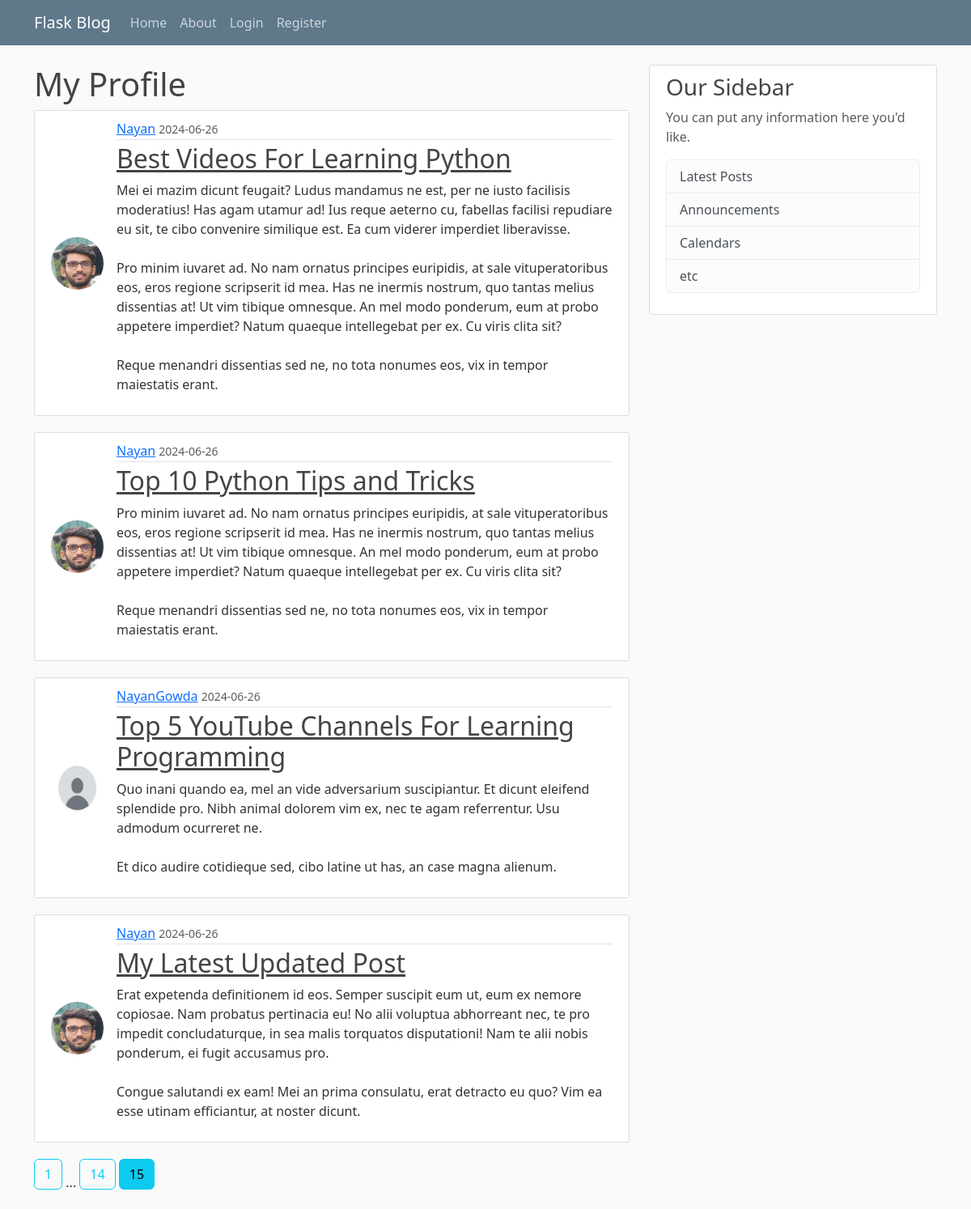
The app's page /home?page=15 with its own data.
### flaskblog/models.py (models this page shows, shortened)
class Post(db.Model):
    id = db.Column(db.Integer, primary_key=True)
    title = db.Column(db.String(100), nullable=False)
    date_posted = db.Column(db.DateTime, nullable=False, default=datetime.utcnow)
    content = db.Column(db.Text, nullable=False)
    user_id = db.Column(db.Integer, db.ForeignKey('user.id'), nullable=False)

class User(db.Model, UserMixin):
    id = db.Column(db.Integer, primary_key=True)
    username = db.Column(db.String(20), unique=True, nullable=False)
    email = db.Column(db.String(120), unique=True, nullable=False)
    image = db.Column(db.String(20), nullable=False, default='default.jpg')
    password = db.Column(db.String(60), nullable=False)
    posts = db.relationship('Post', backref='author', lazy=True)

### flaskblog/routes.py (the view)
@app.route("/")
@app.route("/home")
def home():
    page = request.args.get('page', 1, type=int)
    posts = Post.query.order_by(Post.date_posted.desc()).paginate(page=page, per_page=5)
    return render_template("home.html" ,posts=posts ,title="Home")

### flaskblog/templates/home.html
{% extends "layout.html" %}
{% block content %}
    <h1>My Profile</h1>
    {% for post in posts %}
        <article class="media inline-media content-section">
            <img class="rounded-circle article-img" src="{{ url_for('static', filename='profile_pics/' + post.author.image) }}">
            <div class="media-body">
                <div class="article-metadata">
                    <a class="mr-2" href="{{ url_for('user_posts', username=post.author.username) }}">{{ post.author.username }}</a>
                    <small class="text-muted">{{  post.date_posted.strftime("%Y-%m-%d") }}</small>
                </div>
                <h2><a class="article-title" href="{{ url_for('post', post_id=post.id) }}">{{ post.title }}</a></h2>                <p class="article-content">{{ post.content }}</p>
            </div>
        </article>
    {% endfor %}
    {% for page_num in posts.iter_pages(left_edge=1, right_edge=1, left_current=1, right_current=2) %}
        {% if page_num %}
        {% if posts.page == page_num %}
            <a class="btn btn-info mb-4" href="{{ url_for('home', page=page_num) }}">{{ page_num }}</a>
        {% else %}
            <a class="btn btn-outline-info mb-4" href="{{ url_for('home', page=page_num) }}">{{ page_num }}</a>
        {% endif %}
        {% else %}
        ...
        {% endif %}
    {% endfor %}
{% endblock %}

### flaskblog/static/main.css (style rules this page uses)
body { background: #fafafa; color: #333333; margin-top: 5rem; }
h1, h2, h3, h4, h5, h6 { color: #444444; }
.content-section { background: #ffffff; padding: 10px 20px; border: 1px solid #dddddd; border-radius: 3px; margin-bottom: 20px; }
.article-title { color: #444444; }
.article-content { white-space: pre-line; }
.article-img { height: 65px; width: 65px; margin-right: 16px; }
.article-metadata { padding-bottom: 1px; margin-bottom: 4px; border-bottom: 1px solid #e3e3e3 }
.inline-media { display: flex; align-items: center; }

### records on screen
Post: image (picture), author.username "Nayan", date_posted "2024-06-26", title "Best Videos For Learning Python", content "Mei ei mazim dicunt feugait? Ludus mandamus ne est, per ne iusto facilisis moderatius! Has agam utamur ad! Ius reque aeterno cu, fabellas facilisi repudiare eu sit, te cibo convenire similique est. Ea cum viderer imperdiet liberavisse. Pro minim iuvaret ad. No nam ornatus principes euripidis, at sale vituperatoribus eos, eros regione scripserit id mea. Has ne inermis nostrum, quo tantas melius dissentias at! Ut vim tibique omnesque. An mel modo ponderum, eum at probo appetere imperdiet? Natum quaeque intellegebat per ex. Cu viris clita sit? Reque menandri dissentias sed ne, no tota nonumes eos, vix in tempor maiestatis erant."
Post: image (picture), author.username "Nayan", date_posted "2024-06-26", title "Top 10 Python Tips and Tricks", content "Pro minim iuvaret ad. No nam ornatus principes euripidis, at sale vituperatoribus eos, eros regione scripserit id mea. Has ne inermis nostrum, quo tantas melius dissentias at! Ut vim tibique omnesque. An mel modo ponderum, eum at probo appetere imperdiet? Natum quaeque intellegebat per ex. Cu viris clita sit? Reque menandri dissentias sed ne, no tota nonumes eos, vix in tempor maiestatis erant."
Post: image (placeholder picture), author.username "NayanGowda", date_posted "2024-06-26", title "Top 5 YouTube Channels For Learning Programming", content "Quo inani quando ea, mel an vide adversarium suscipiantur. Et dicunt eleifend splendide pro. Nibh animal dolorem vim ex, nec te agam referrentur. Usu admodum ocurreret ne. Et dico audire cotidieque sed, cibo latine ut has, an case magna alienum."
Post: image (picture), author.username "Nayan", date_posted "2024-06-26", title "My Latest Updated Post", content "Erat expetenda definitionem id eos. Semper suscipit eum ut, eum ex nemore copiosae. Nam probatus pertinacia eu! No alii voluptua abhorreant nec, te pro impedit concludaturque, in sea malis torquatos disputationi! Nam te alii nobis ponderum, ei fugit accusamus pro. Congue salutandi ex eam! Mei an prima consulatu, erat detracto eu quo? Vim ea esse utinam efficiantur, at noster dicunt."

### other values on screen
{{ page_num }} "1" "14"
{{ page_num }} "15"
